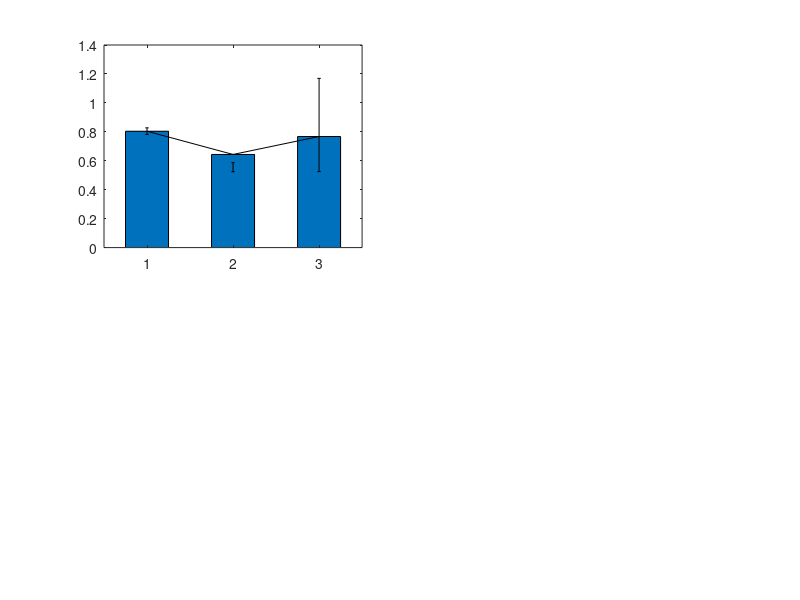

Write the MATLAB code that produced this figure. (Note: this script raises an error after producing the figure.)
%% Summary statistics used for generating Fig. 1J,K of the text

news = [0.8041 0.7821 0.8275 %zipf
    0.6436  0.5243 0.5868 %meplot
    0.7676 0.5249 1.1694 %hill
    ];

kor = [
   0.5742 0.5021 0.6705 %zipf
    0.3388 0.3296 0.3479 %meplot
     0.6464  0.5343  0.7977]; %hill

figure; 
subplot(2,2,1)
bar(news(:,1),'BarWidth', .5);
hold on
errorbar([1:3],news(:,1),news(:,1)-news(:,2),news(:,3)-news(:,1),'k','LineStyle','none')
xticklabels({'Zipf','Meplot','Hill'})
ylabel('$\hat{\xi}$','Interpreter','latex')
box on
title('SSEs with news sources ({\itn} = 74)')

subplot(2,2,2)
bar(kor(:,1),'BarWidth', .5);
hold on
errorbar([1:3],kor(:,1),kor(:,1)-kor(:,2),kor(:,3)-kor(:,1),'k','LineStyle','none')
xticklabels({'Zipf','Meplot','Hill'})
ylabel('$\hat{\xi}$','Interpreter','latex')
box on
title('South Korea ({\itn} = 1,347)')